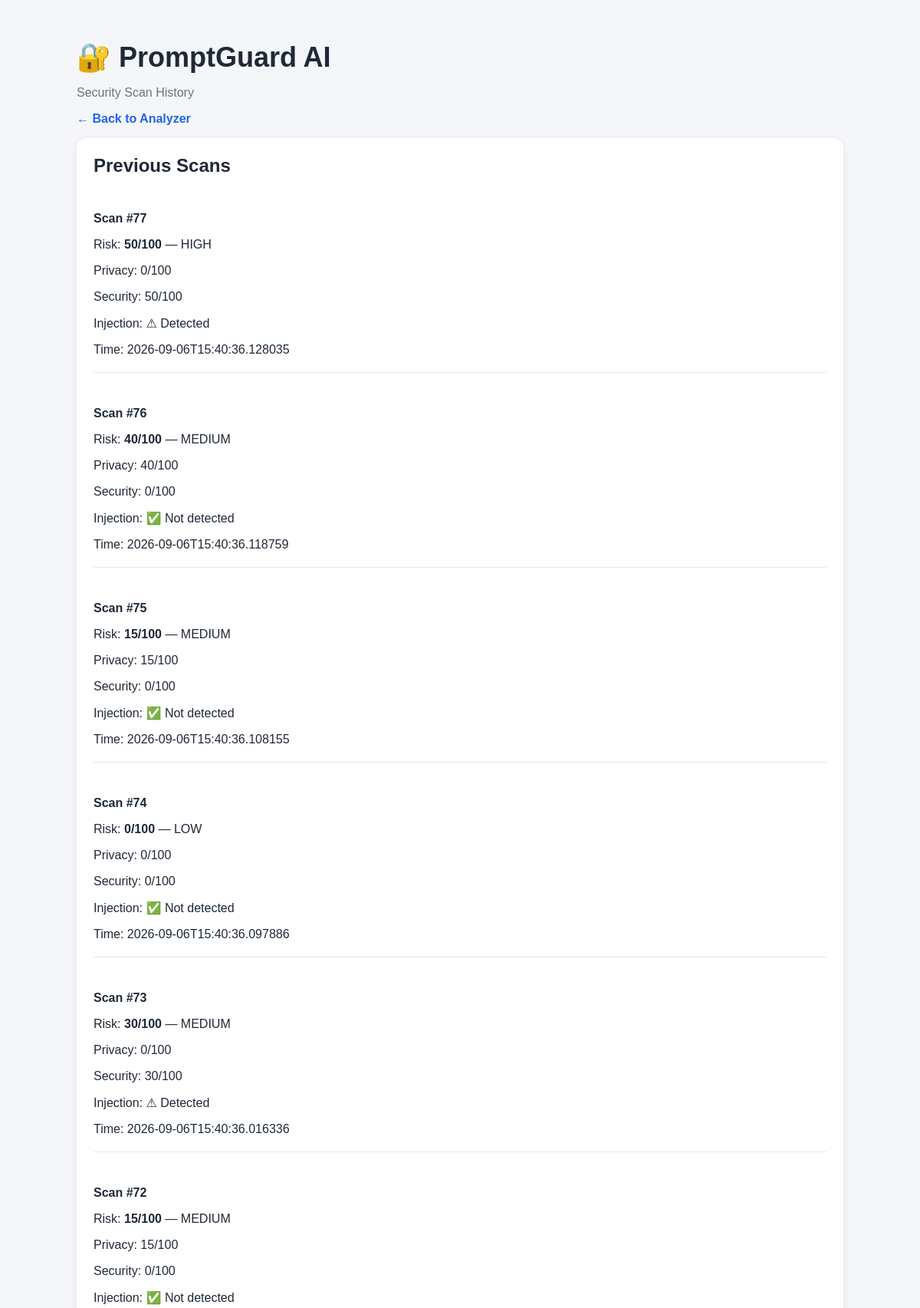
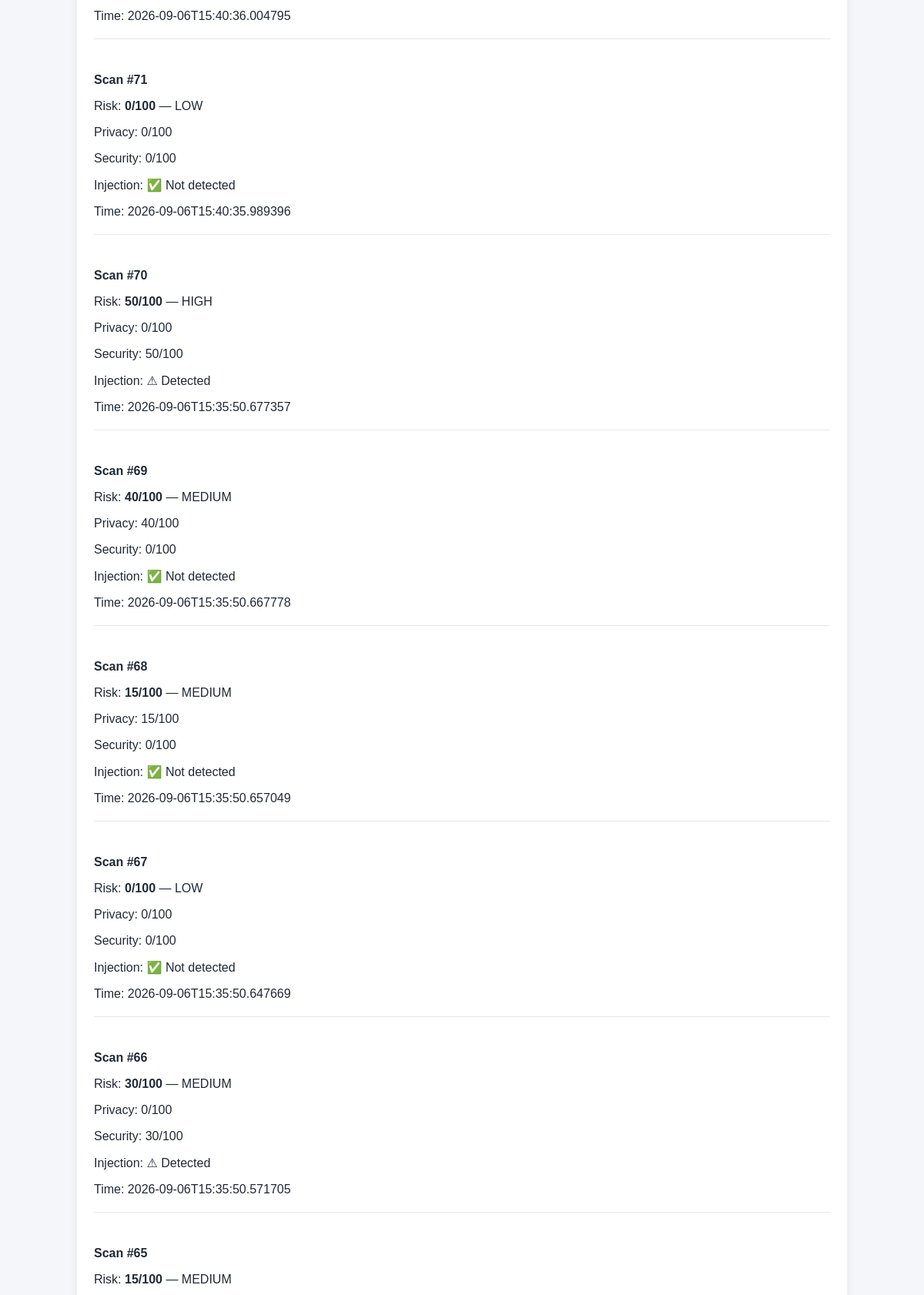
The app's page /history (upper part) with its own data (2 pictures, top to bottom).
### tables this page shows
CREATE TABLE scans (
            id INTEGER PRIMARY KEY AUTOINCREMENT,
            original_prompt TEXT NOT NULL,
            masked_prompt TEXT NOT NULL,
            privacy_score INTEGER NOT NULL,
            security_score INTEGER NOT NULL,
            overall_score INTEGER NOT NULL,
            overall_level TEXT NOT NULL,
            injection_detected INTEGER NOT NULL,
            created_at TEXT NOT NULL
        );

### backend/app.py (the view)
@app.route("/history")
def history():
    scans = get_scans()
    return render_template(
        "history.html",
        scans=scans
    )

### backend/database.py (called while the page is built)
def get_connection():
    connection = sqlite3.connect(DATABASE)
    connection.row_factory = sqlite3.Row
    return connection

def get_scans():
    connection = get_connection()
    scans = connection.execute(
        """
        SELECT *
        FROM scans
        ORDER BY id DESC
        """
    ).fetchall()
    connection.close()
    return scans

### frontend/templates/history.html (shortened to what this page needs)
<!DOCTYPE html>
<html>
<head>
    <link
        rel="stylesheet"
        href="{{ url_for('static', filename='style.css') }}"
    >
</head>
<body>
<div class="container">
    <h1>🔐 PromptGuard AI</h1>
    <p class="subtitle">
        Security Scan History
    </p>
    <p>
        <a href="/">← Back to Analyzer</a>
    </p>
    <div class="card">
        <h2>Previous Scans</h2>
        {% if scans %}
            {% for scan in scans %}
                <div class="history-item">
                    <p>
                        <strong>
                            Scan #{{ scan.id }}
                        </strong>
                    </p>
                    <p>
                        Risk:
                        <strong>
                            {{ scan.overall_score }}/100
                        </strong>
                        — {{ scan.overall_level }}
                    </p>
                    <p>
                        Privacy:
                        {{ scan.privacy_score }}/100
                    </p>
                    <p>
                        Security:
                        {{ scan.security_score }}/100
                    </p>
                    <p>
                        Injection:
                        {% if scan.injection_detected %}
                            ⚠ Detected
                        {% else %}
                            ✅ Not detected
                        {% endif %}
                    </p>
                    <p>
                        Time:
                        {{ scan.created_at }}
                    </p>
                    <hr>
                </div>
            {% endfor %}
        {% else %}
            <p>No scans recorded yet.</p>
        {% endif %}
    </div>
</div>
</body>
</html>

### frontend/static/style.css (style rules this page uses)
body { font-family: Arial, sans-serif; background: #f4f6f9; margin: 0; padding: 30px; color: #1f2937; }
.container { max-width: 1000px; margin: auto; }
h1 { margin-bottom: 5px; font-size: 36px; }
.subtitle { color: #6b7280; font-size: 16px; }
a { color: #2563eb; text-decoration: none; font-weight: bold; }
.card { background: white; padding: 22px; margin-bottom: 20px; border-radius: 14px; box-shadow: 0 3px 12px rgba(0,0,0,0.07); }
.card h2 { margin-top: 0; }
.history-item { padding: 10px 0; }
.history-item hr { border: none; border-top: 1px solid #e5e7eb; margin-top: 20px; }

### records on screen
scans: id "77", overall_score "50", overall_level "HIGH", privacy_score "0", security_score "50", injection_detected "⚠ Detected", created_at "2026-09-06T15:40:36.128035"
scans: id "76", overall_score "40", overall_level "MEDIUM", privacy_score "40", security_score "0", injection_detected "✅ Not detected", created_at "2026-09-06T15:40:36.118759"
scans: id "75", overall_score "15", overall_level "MEDIUM", privacy_score "15", security_score "0", injection_detected "✅ Not detected", created_at "2026-09-06T15:40:36.108155"
scans: id "74", overall_score "0", overall_level "LOW", privacy_score "0", security_score "0", injection_detected "✅ Not detected", created_at "2026-09-06T15:40:36.097886"
scans: id "73", overall_score "30", overall_level "MEDIUM", privacy_score "0", security_score "30", injection_detected "⚠ Detected", created_at "2026-09-06T15:40:36.016336"
scans: id "72", overall_score "15", overall_level "MEDIUM", privacy_score "15", security_score "0", injection_detected "✅ Not detected", created_at "2026-09-06T15:40:36.004795"
scans: id "71", overall_score "0", overall_level "LOW", privacy_score "0", security_score "0", injection_detected "✅ Not detected", created_at "2026-09-06T15:40:35.989396"
scans: id "70", overall_score "50", overall_level "HIGH", privacy_score "0", security_score "50", injection_detected "⚠ Detected", created_at "2026-09-06T15:35:50.677357"
scans: id "69", overall_score "40", overall_level "MEDIUM", privacy_score "40", security_score "0", injection_detected "✅ Not detected", created_at "2026-09-06T15:35:50.667778"
scans: id "68", overall_score "15", overall_level "MEDIUM", privacy_score "15", security_score "0", injection_detected "✅ Not detected", created_at "2026-09-06T15:35:50.657049"
scans: id "67", overall_score "0", overall_level "LOW", privacy_score "0", security_score "0", injection_detected "✅ Not detected", created_at "2026-09-06T15:35:50.647669"
scans: id "66", overall_score "30", overall_level "MEDIUM", privacy_score "0", security_score "30", injection_detected "⚠ Detected", created_at "2026-09-06T15:35:50.571705"
scans: id "65", overall_score "15", overall_level "MEDIUM"
